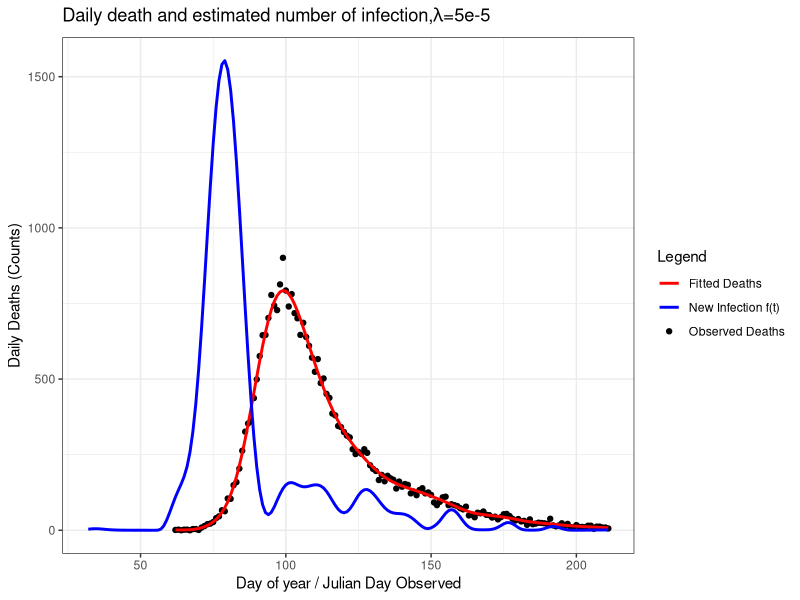
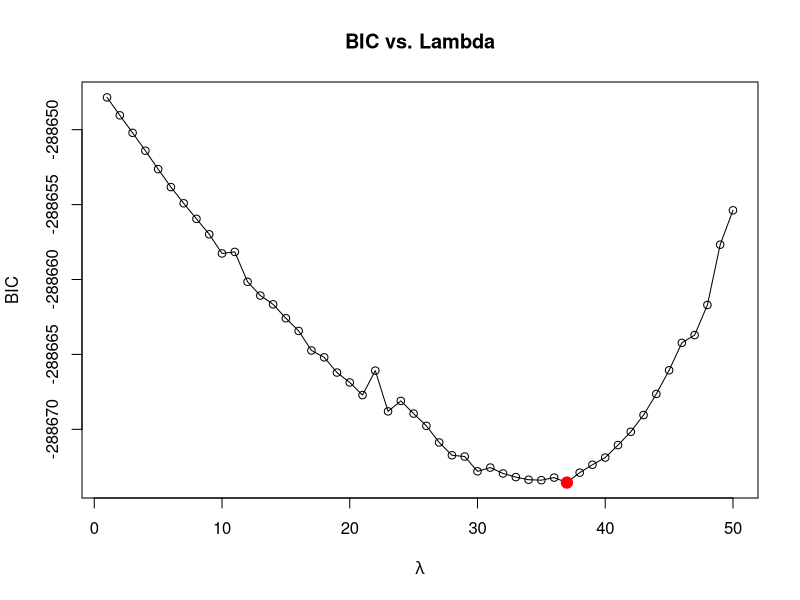
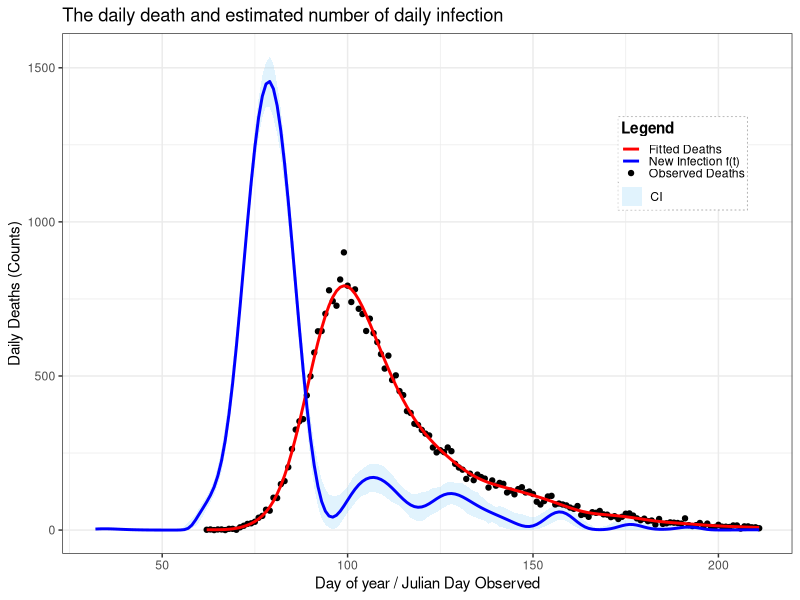

Write R code to recreate these figures, in order.
start <- Sys.time()
##=============== PROJECT 3 - EXTENDED STATISTICAL PROGRAMMING =================

# Group 12 
# Aseel Alghamdi : S2901228
# Fenanda Dwitha Kurniasari : S2744048
# Nurmawiya : S2822251

# Aseel     : Make function to contruct X, X tilde, and S (make_matrice)
#             Make objective function and its derivative
#             Revise and put comment on code
# Fenanda   : Bootstrap Uncertainty
#             Make final plot
#             Revise and put comment on code
# Nurmawiya : Preliminary Sanity Check with initial lambda, making plot
#             Fit the model using BFGS
#             Revise and put comment on code

# Repository Link
# https://github.com/fenandadwithak/Team12/tree/main/Proj3

# ==============================================================================
##                                  OUTLINE
# ==============================================================================
# This script implements a full deconvolution model to infer the daily number
# of new Covid-19 infections in England during 2020 from observed hospital
# death counts. The work follows these steps:
#
# 1. Construct the matrices required for the model: 
#       - X̃ : the B-spline basis matrix used to represent f(t)
#       - X  : the corresponding model matrix for expected deaths, obtained by
#              convolving X̃ with the infection-to-death delay distribution
#       - S  : the second-difference penalty matrix controlling smoothness.
#
# 2. Write functions for the penalised negative log-likelihood and its gradient
#    with respect to γ, where β = exp(γ) ensures positivity. Verify the gradient
#    numerically using finite differences.
#
# 3. Fit the model with a fixed smoothing parameter λ = 5e-5 as an initial
#    diagnostic check, and plot the observed deaths, fitted deaths, and the
#    corresponding infection curve f(t) to confirm sensible behaviour.
#
# 4. Select the smoothing parameter by minimising the Bayesian Information
#    Criterion (BIC). A grid of λ values is explored over log-scale
#    seq(-13, -7, length = 50), and the effective degrees of freedom are
#    computed from the Hessian at each fit.
#
# 5. Quantify uncertainty in the estimated infection curve using
#    non-parametric bootstrap resampling. Bootstrap weights are generated and
#    the model is refitted for 200 iterations to obtain a distribution of f(t).
#
# 6. Produce the final visual outputs: 
#       - observed vs fitted hospital deaths, and 
#       - the estimated infection trajectory f(t) with 95% bootstrap intervals

##===================== Data Preparation & Load library ========================
library(splines) #provides functions for constructing B-spline basis matrices
library(ggplot2) #used later for plotting fitted deaths and infection curves

df <- read.table("engcov.txt", header = TRUE) #load covid-19 deaths datasets
y <- df$nhs #observed deaths on each day
t <- df$julian #corresponding day-of-year in 2020
n <- length(y) #total observation

#probability distribution for the delay from infection to death (1–80 days)
d <- 1:80; edur <- 3.151 #mean (on log-scale) of log-normal delay distribution
sdur <- .469 #sd (on log-scale)
pd <- dlnorm(d, edur, sdur) #unnormalised probabilities
pd <- pd / sum(pd) #normalise to sum to 1

##==================== (1) Construct X, Xtilde, and S ==========================
make_matrices <- function(t, K=80) {
  # Function to construct the matrices required for the deconvolution model:
  #   - Xtilde : B-spline basis for representing f(t)
  #   - X      : model matrix mapping beta to expected deaths (via convolution)
  #   - S      : second-difference penalty matrix for smoothing beta
  #
  # Arguments:
  #   t : vector of observation days (Julian day of 2020)
  #   K : number of B-spline basis functions (default 80)
  #
  # Returns:
  #   A list containing Xtilde, X, and S.
  
  ## ----- Construct Xtilde (spline basis for f(t)) -----
  # Internal knots run from (min death day - 30) to max death day.
  # The subtraction of 30 allows f(t) to include infections up to ~30 days
  # before the first recorded death.
  
  # internal knots: K-2 points spanning the modelling range of f(t)
  internal_knots <- seq(min(t) - 30, max(t), length.out = K - 2)
  step <- diff(internal_knots[2:3]) #calculating space between adjacent knots
  #constructing full knots sequence up to total of K + 4 = 84
  full_knots <- c(internal_knots[1] - step * 3:1, #3 exterior knots before
                  internal_knots, #internal knots
                  internal_knots[length(internal_knots)] + step * 1:3)
                  #3 exterior knots after
  
  #construct matrix X-tilde using splineDesign with 84 knots as defined 
  #before starting from min(t)-30 until max(t) with order of the spline = 4
  Xtilde <- splineDesign(knots=full_knots, 
                         x=(min(t)-30):max(t), 
                         ord=4, # cubic splines
                         outer.ok= TRUE)
  
  # Construct X
  X <- matrix(0, nrow=length(t), ncol=ncol(Xtilde)) # initialize matrix to store
  #for every value in length(t) = 150
  # Execute for each observation of time (1:150)
  for (i in 1:length(t)) {
    j_max <- min(80, 29 + i) ## define upper bound for summation
    for (j in 1:j_max) { ## calculate for each days until death 
      # fill corresponding cells with corresponding element X_tilde and prob 
      # death time function
      X[i,] <- X[i,] + Xtilde[30 + i - j,] * pd[j] 
    }
  }
  
  # Construct S (Penalised Matrix)
  S <- crossprod(diff(diag(ncol(X)), diff=2))
  
  list(Xtilde=Xtilde, X=X, S=S) ## return the output into a list 
}##make_matrices

mats <- make_matrices(t) #construct matrices for the observed days
X <- mats$X ## X
S <- mats$S ## S (second-difference penalty)
Xtilde <- mats$Xtilde ## X tilde

##============= (2) Function Penalised NLL and its Objective Func. =============

# In this part, we define objective function to be optimised. For this case, 
# it's already given that f(t) has possion GLM distribution

# First, we know that (log likehood funct of poisson) formula for poisson 
#        l = ∑[yi.log(μi)−μi−log(yi!)]
#        where  μ = Xβ
#        Also, we drop log(yi!) as it does not depends on parameter
#   
# NLL = - ∑(Xβ−y⋅log(Xβ))[Negative loglikelihood function], where μ = X β and 
#       β=exp(γ). The exponential reparameterisation ensures β>0.
#
# Then, the penalty is applied to β (control smoothness of the function), 
#       P = 0.5λβ'Sβ

# Penalised NLL = NLL + P

# Objective Function
pen_nll <- function(gamma, X, y, S, lambda, weight=1) {
  # Function to compute penalised negative log likehood
  # Input/Argument : (1) Gamma : K-vector of spline coefficients
  #                  (2) y : the deaths on day of the year ti
  #                  (3) S : penalised matrix
  #                  (4) lambda : smoothing parameter
  #                  (5) weight : weight for bootstraping sampled data
  #                      adjusted for more general use in this case
  
  # Output/Return  : single numeric value of pen_nll
  beta <- exp(gamma) # β = exp(γ)
  mu <- as.vector(X %*% beta) # μ = Xβ
  #ll formulae dropping the constant of lgamma(y+1)
  ll <- sum(weight*((y * log(mu)) - mu))
  # likelihood funct of possion dist
  penalty <- 0.5 * lambda * t(beta) %*% (S %*% beta) # penalty
  return(-ll + penalty)
}##pen_nll

# Define Gradient vector of Objective Function/ its derivative vector 
pen_grad <- function(gamma, X, y, S, lambda, weight=1) {
  # Function to compute derivative vector
  # Input/Argument : (1) Gamma : K-vector of spline coefficients
  #                  (2) y : the deaths on day of the year ti
  #                  (3) S : penalised matrix
  #                  (4) lambda : smoothing parameter
  #                  (5) weight : weight for bootstraping sampled data
  #                      adjusted for more general use in this case
  
  beta <- exp(gamma) # β = exp(γ), ensures positivity
  mu <- X %*% beta # μ = Xβ
  F <- t(X) %*% (weight*(y / mu - 1)) # ∂li/∂γj; or F =  diag(yi/µi−1).X.diag(β) 
  grad_ll <- -F * beta # total derivative for all data
  grad_pen <- lambda * (beta * (S %*% beta)) # total gradient for penalty 
  return(as.vector(grad_ll + grad_pen))
}

# Checking the derivative (From SP Notes pg 74)
K <- 80
fd <- gamma0 <- rep(0, K) #start from all zeros
lambda <- 5e-5 
pen_nll0 <- pen_nll(gamma0, X, y, S, lambda) 
eps <- 1e-7
for (i in 1:length(gamma0)) {
  gamma1 <- gamma0; gamma1[i] <- eps
  pen_nll1 <- pen_nll(gamma1,X,y,S,lambda)
  fd[i] <- (pen_nll1 - pen_nll0)/eps
}
range(fd - pen_grad(gamma0, X, y, S, lambda)) ## apx zero, correct gradient

##================ (3) Finding the sane starting values for gamma ===================
gamma0 <- rep(0, K)       # initial values for gamma
lambda <- 5e-5            # fixed smoothing parameter for sanity check

#minimise the penalised negative log-likelihood using BFGS.
#the analytic gradient (pen_grad) is supplied to improve optimisation stability
fit <- optim(
  par     = gamma0,                 # initial gamma
  fn      = pen_nll,                # objective function
  gr      = pen_grad,               # analytic gradient
  method  = "BFGS",                 # efficient for smooth problems
  X=X, y=y, S=S, lambda=lambda
)

beta_hat <- exp(fit$par) #estimated spline coefficients - beta hat
mu_hat <- as.vector(X %*% beta_hat) #fitted deaths - mu hat

# Construct data frames for plotting:
#   deaths_df : observed deaths and fitted deaths
#   infect_df : estimated infection curve f̂(t) = Xtilde*beta hat
deaths_df <- data.frame(day = t, deaths = y, fitted = mu_hat)
infect_df <- data.frame(day = (min(t)-30):max(t),
                        f_hat = as.vector(Xtilde %*% beta_hat))

# Plot the observed deaths, fitted deaths, and estimated infection curve f(t)
windows()
ggplot() +
  geom_point(data = deaths_df,
             aes(x = day, y = deaths, 
                 color = "Observed Deaths"), size=1.5) +
  geom_line(data = deaths_df,
            aes(x = day, y = fitted, 
                color = "Fitted Deaths"), size=1) +
  geom_line(data = infect_df,
            aes(x = day, y = f_hat, 
                color = "New Infection f(t)"), size = 1) +
  labs(
    x = "Day of year / Julian Day Observed",
    y = "Daily Deaths (Counts)",
    title = expression(paste("Daily death and estimated number of infection,",
                             lambda, "=5e-5")),
    color = "Legend"
  ) +
  scale_color_manual(
    values = c(
      "Observed Deaths" = "black",
      "Fitted Deaths" = "red",
      "New Infection f(t)" = "blue"
    )) +
  theme_bw()
gamma2 <- fit$par
##================ (4) Fit the model using BFGS optimization ===================
lambdas <- exp(seq(-13, -7, length=50))
BIC_vals <- numeric(length(lambdas))

for (i in seq_along(lambdas)) {
  fit <- optim(par=gamma2, fn=pen_nll, gr=pen_grad, method="BFGS",
               X=X, y=y, S=S, lambda=lambdas[i])
  beta_hat <- exp(fit$par)
  mu_hat <- as.vector(X %*% beta_hat)
  W <- diag(as.vector(y / mu_hat^2))
  H0 <- t(X) %*% W %*% X
  H_lambda <- H0 + lambdas[i] * S
  EDF <- sum(diag(solve(H_lambda, H0)))
  ll <- sum(y * log(mu_hat) - mu_hat)
  BIC_vals[i] <- -2 * ll + log(length(y)) * EDF
}

# Plot BIC against lambda
min_BIC_index = which.min(BIC_vals)
best_lambda <- lambdas[min_BIC_index] ## Optimum Lambda
plot(seq_along(lambdas), BIC_vals, type = "o",
     xlab = expression(lambda), ylab = "BIC",
     main = "BIC vs. Lambda")
points(min_BIC_index, BIC_vals[min_BIC_index],
       col = "red", pch = 19, cex = 1.5)

# Parameter (µ) when Lambda optimum
fit <- optim(par=gamma2, fn=pen_nll, gr=pen_grad, method="BFGS",
             X=X, y=y, S=S, lambda=lambdas[min_BIC_index])
mu_hat <- fit$par


##=============== (5) Non Parametric Bootstrap Uncertainty =====================
# Initialize number of replicate sample
n_bootstrap <- 200 

# Initialize matrix to store bootstrap replicates
mat_boots <- matrix(NA, nrow=nrow(Xtilde), ncol=n_bootstrap)

for (b in 1:n_bootstrap) {
  wb <- tabulate(sample(n, replace=TRUE), n)
  fit_b <- optim(gamma2, 
                 pen_nll, gr=pen_grad, 
                 method="BFGS",
                 y=y, X=X, S=S, 
                 lambda=best_lambda, 
                 weight=wb)
  beta_b <- exp(fit_b$par)
  mat_boots[,b] <- Xtilde %*% beta_b ## estimate number of new infection
}

##=====================(6) Final Plot===========================================

# Estimate the daily new infection rate f(t) with its 95% confidence limits
infect <- data.frame(time_ft=(min(t)-30):max(t), 
                    mean_ft=rowMeans(mat_boots), #estimated mean of f(t)
                    sd_ft=apply(mat_boots,1,sd), #estimated sd of f(t)
                    
                    # apply is used for calculate quantile per row/observed days
                    lb_ft = apply(mat_boots, 1, quantile, probs=0.025),
                    ub_ft = apply(mat_boots, 1, quantile, probs=0.975)
                    )

# Estimate death and observed death
beta_hat <- exp(gamma2) #
mu_hat <- as.vector(X %*% beta_hat) # mean deaths per day (from based fit model)
deaths <- data.frame(day = t, deaths = y, model_fit = mu_hat)

# Final Plot (Bootstrap)
ggplot() +
  ## Add 95% CI to plot
  geom_ribbon(
    data = infect,
    aes(x = time_ft, ymin = lb_ft, ymax = ub_ft, fill = "CI")
  ) +
  ## Add point represents death recorded from nhs data
  geom_point(
    data = deaths,
    aes(x = day, y = deaths, color = "Observed Deaths"),
    size = 1.5
  ) +
  ## Add line represents estimated death
  geom_line(
    data = deaths,
    aes(x = day, y = mu_hat, color = "Fitted Deaths"),
    size = 1
  ) +
  ## Add line represents estimated f(t) based on 200 replicates data
  geom_line(
    data = infect,
    aes(x = time_ft, y = mean_ft, color = "New Infection f(t)"),
    size = 1
  ) +
  ## Add label
  labs(
    x = "Day of year / Julian Day Observed",
    y = "Daily Deaths (Counts)",
    title = "The daily death and estimated number of daily infection",
    color = "Legend",
    fill = "Legend"
  ) +
  ## Add legend for line and points
  scale_color_manual(
    values = c(
      "Observed Deaths" = "black",
      "Fitted Deaths" = "red",
      "New Infection f(t)" = "blue"
    ),
    guide = "legend"
  ) +
  ## Add legend for CI
  scale_fill_manual(
    values = c("CI" = rgb(0.53, 0.81, 0.98, 0.25)),
    guide = "legend"
  ) +
  guides(
    color = guide_legend(
      title = "Legend",
      order = 1,
      override.aes = list(fill = NA)
    ),
    fill = guide_legend(
      title = NULL, ## no titles for CI's legend
      order = 1,
      override.aes = list(
        linetype = 0,
        shape = 22,
        size = 5,
        color = NA,
        fill = rgb(0.53, 0.81, 0.98, 0.25)
      )
    )
  ) +
  theme_bw() +
  # Adjust position
  theme(
    legend.position = c(0.85, 0.75),
    legend.background = element_rect(fill = alpha("white", 0.7), color = NA),
    legend.box.background = element_rect(color = "gray70", linetype = "dotted"),
    legend.title = element_text(face = "bold"),
    legend.key.height = unit(0.4, "lines"),
    legend.key.width  = unit(1, "lines"),
    legend.spacing.y  = unit(0.05, "lines"),
    legend.margin = margin(2, 2, 2, 2)
  )

end <- Sys.time()
end-start
